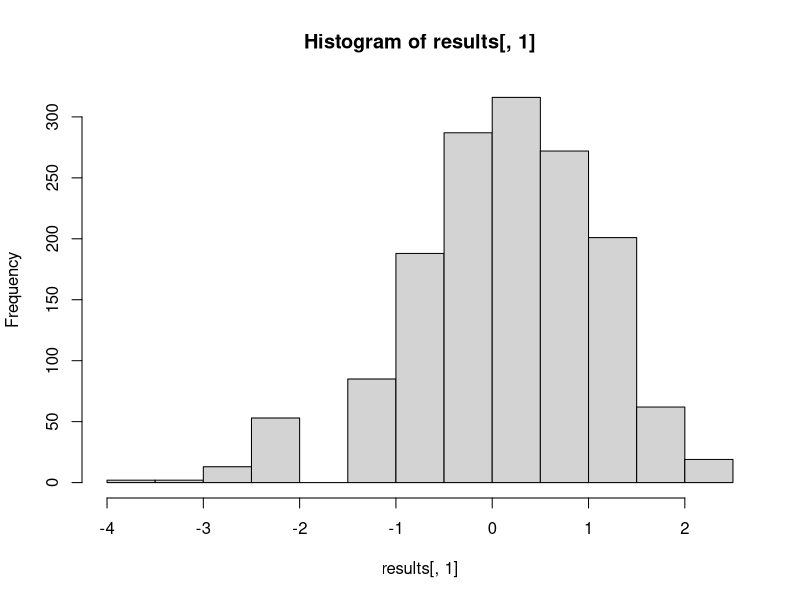
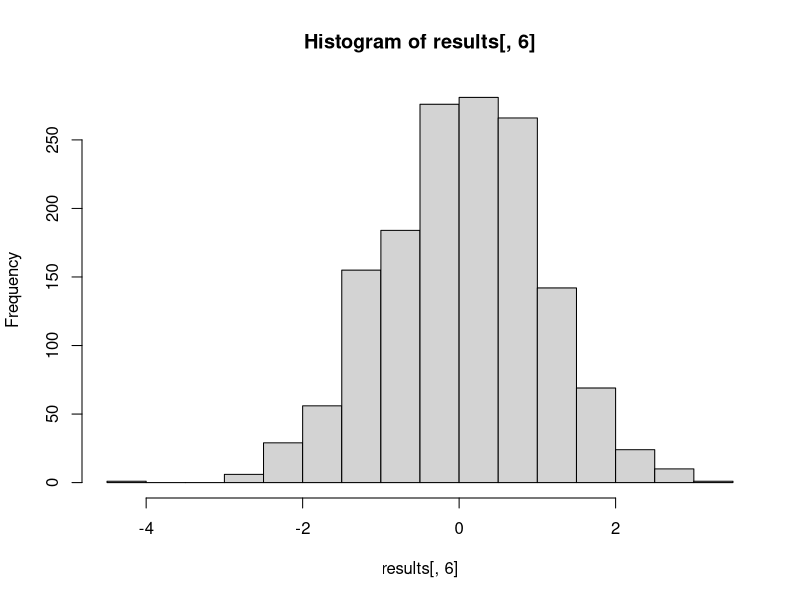

The R source for these figures, in order:
# Linear combination of normally distributed RVs example.

?pnorm

pnorm(0.9, mean = 0, sd = 1, lower.tail = TRUE)

1 - pnorm(0.9, mean = 0, sd = 1)

 1 - 2* pnorm(0.9, mean = 0, sd = 1, lower.tail = FALSE)

 
 # Finding a quantile.
 qnorm(0.975)
 
 
# Visualizing the CLT.
 
set.seed(92047)

n_vals <- c(20, 50, 100, 250, 500, 1000)

p <- pi/4

num_sims <- 1500
 
z_n <- function(n_sims, n, p){
  
  num_succ <- rbinom(n_sims, n, p)

  xbar <- num_succ / n 
  
  std_xbar <- (xbar - p) / sqrt( p * (1-p) / n )
  
  return(std_xbar)
}

results <- sapply(1:length(n_vals), function(xx) z_n(num_sims,  n_vals[xx], p))       

colnames(results) <- c('n_20', 'n_50', 'n_100',
                       'n_250', 'n_500', 'n_1000')

hist(results[,1])

hist(results[, 6])


# CLT Example.

pnorm(1.2, mean = 1.5, sd = sqrt(1/100))


# Chi Squared Example.

qchisq(0.95, df = 6)


